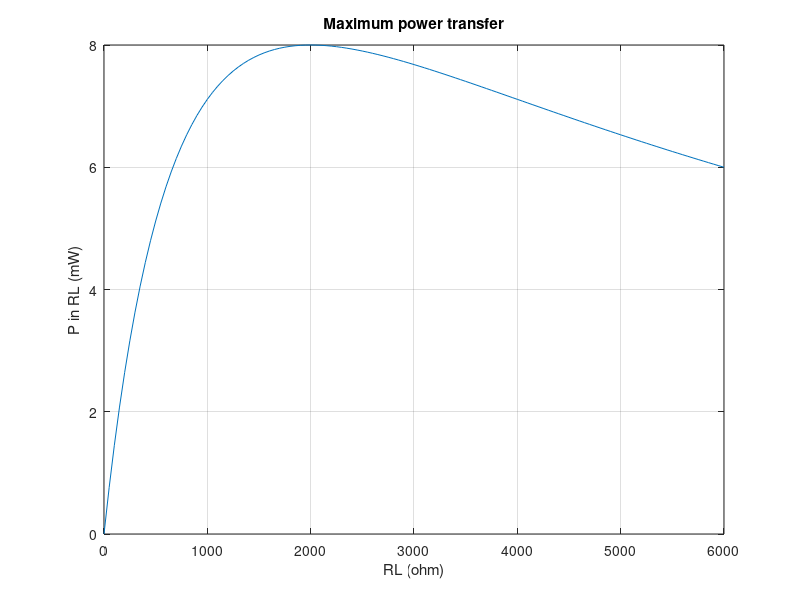

Recreate this plot in MATLAB.
# max_power.m - sweep RL, plot P vs RL, find RL that maximises load power
# runs under Octave

Vth = 8;
Rth = 2e3;

RL = 0:50:6000;                      % load values, ohm
P  = (Vth ./ (Rth + RL)).^2 .* RL;   % P = I^2 * RL, I = Vth/(Rth+RL)

[Pmax, idx] = max(P);
RL_opt = RL(idx);

printf("P is maximum at RL = %.4g ohm\n", RL_opt);
printf("Pmax = %.4g mW\n", Pmax*1e3);
printf("theory: RL = Rth = %.4g ohm, Pmax = Vth^2/(4*Rth) = %.4g mW\n", ...
       Rth, Vth^2/(4*Rth)*1e3);

plot(RL, P*1e3);
xlabel("RL (ohm)");
ylabel("P in RL (mW)");
title("Maximum power transfer");
grid on;

# expected: RL = 2000 ohm, Pmax = 8 mW
